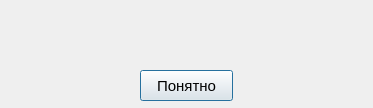
<?xml version="1.0" encoding="UTF-8"?>
<ui version="4.0">
 <class>error_scr</class>
 <widget class="QDialog" name="error_scr">
  <property name="windowModality">
   <enum>Qt::ApplicationModal</enum>
  </property>
  <property name="geometry">
   <rect>
    <x>0</x>
    <y>0</y>
    <width>373</width>
    <height>108</height>
   </rect>
  </property>
  <property name="font">
   <font>
    <pointsize>11</pointsize>
   </font>
  </property>
  <property name="contextMenuPolicy">
   <enum>Qt::DefaultContextMenu</enum>
  </property>
  <property name="windowTitle">
   <string>Ошибка</string>
  </property>
  <property name="modal">
   <bool>true</bool>
  </property>
  <widget class="QLabel" name="Warn_Ico">
   <property name="geometry">
    <rect>
     <x>10</x>
     <y>10</y>
     <width>101</width>
     <height>91</height>
    </rect>
   </property>
   <property name="text">
    <string/>
   </property>
  </widget>
  <widget class="QLabel" name="Error_Out">
   <property name="geometry">
    <rect>
     <x>124</x>
     <y>5</y>
     <width>241</width>
     <height>61</height>
    </rect>
   </property>
   <property name="text">
    <string/>
   </property>
   <property name="alignment">
    <set>Qt::AlignLeading|Qt::AlignLeft|Qt::AlignVCenter</set>
   </property>
   <property name="wordWrap">
    <bool>true</bool>
   </property>
  </widget>
  <widget class="QPushButton" name="Btn">
   <property name="geometry">
    <rect>
     <x>140</x>
     <y>70</y>
     <width>93</width>
     <height>31</height>
    </rect>
   </property>
   <property name="text">
    <string>Понятно</string>
   </property>
  </widget>
 </widget>
 <resources/>
 <connections>
  <connection>
   <sender>Btn</sender>
   <signal>clicked()</signal>
   <receiver>error_scr</receiver>
   <slot>exec()</slot>
   <hints>
    <hint type="sourcelabel">
     <x>206</x>
     <y>85</y>
    </hint>
    <hint type="destinationlabel">
     <x>353</x>
     <y>-16</y>
    </hint>
   </hints>
  </connection>
 </connections>
</ui>
